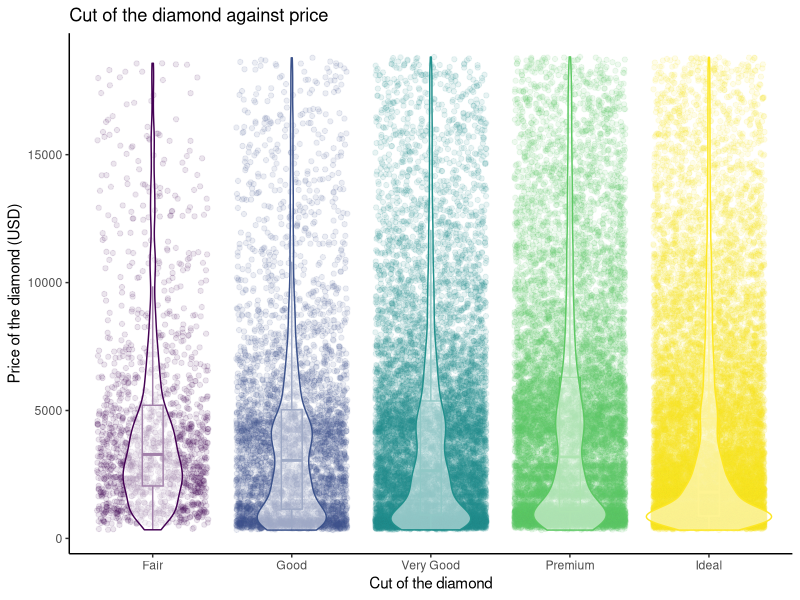

Write R code to recreate this figure.
# Combining both boxplot and violin plots in one.

library(tidyverse)
diamonds_df <- diamonds

diamonds_df %>% 
  ggplot(aes(x = cut, y = price, color = cut)) +
  geom_point(position = "jitter", alpha = 0.1)+
  geom_boxplot(alpha = 0, width = 0.15) +
  geom_violin(alpha = 0.5) +
  theme_classic() +
  theme(legend.position = "none") +
  labs(x = "Cut of the diamond",
       y = "Price of the diamond (USD)",
       title = "Cut of the diamond against price")
